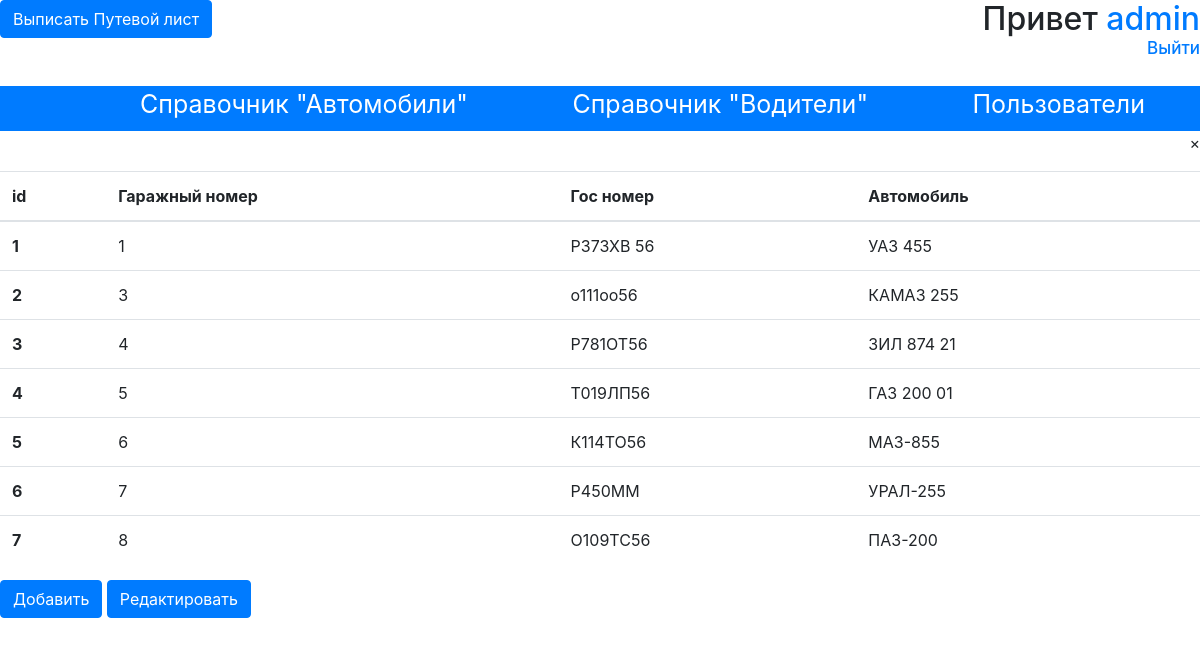
The page /admin.php (signed in) on the database its author committed.
### tables this page shows
CREATE TABLE `autos` (
  `id_auto` int(11) NOT NULL,
  `Гаражный номер` varchar(25) NOT NULL,
  `ГосНомер` varchar(25) NOT NULL,
  `Автомобиль` varchar(25) NOT NULL
);

### admin.php (the view, shortened to what this page needs)
<?php require_once('db.php') ?>
<?php
	$data_auto =  mysqli_query($db, "SELECT * FROM autos");
?>
<!DOCTYPE html>
<html lang="en">
<head>
	<link rel="stylesheet" href="style.css">
	<link rel="stylesheet" href="bootstrap/css/bootstrap.css">
</head>
<body>
	<h2 style="float: right;" id="add">Привет <a href="#"><?php echo $_COOKIE['username']; ?></a><br> <a id="exit" href="logout.php">Выйти</a></h2>
    <a href="putevka.php" ><input type="submit" name="use" class="btn btn-primary" value="Выписать Путевой лист"> </a>
	<br> <br> <br>
	<div class="nav-bar">
		<ul>
			<li><a href="#" id="auto">Справочник "Автомобили"</a></li>
			<li><a href="#" id="sprav">Справочник "Водители"</a></li>
			<li><a href="#" id="user">Пользователи</a></li>
			<li><a href="#" id="obj">Объекты</a></li>
		</ul>
	</div>
<div class="autos">
	<p style="float: right; cursor: pointer;" id="close4">&times;</p>
	<table class="table">
		  <thead>
		    <tr>
		      <th scope="col">id</th>
		      <th scope="col">Гаражный номер</th>
		      <th scope="col">Гос номер</th>
		      <th scope="col">Автомобиль</th>
		    </tr>
		  </thead>
		  <tbody>
<?php
while($auto = mysqli_fetch_assoc($data_auto)){
?>
		    <tr>
		      <th scope="row"><?php echo $auto['id_auto'] ?></th>
		      <td><?php echo $auto['Гаражный номер'] ?></td>
		      <td><?php echo $auto['ГосНомер'] ?></td>
		      <td><?php echo $auto['Автомобиль'] ?></td>
		    </tr>
<?php } ?>
		  </tbody>
	</table>
	<button type="button" class="btn btn-primary" data-toggle="modal" data-target="#avtoModal">
 	 Добавить
	</button>
</div>
	<button type="submit" class="btn btn-primary"  data-toggle="modal" data-target="#avtoModal_edit">
 	 Редактировать
	</button>
</body>
</html>

### style.css (style rules this page uses)
#exit { font-size: 17px; float: right; }
.user, .autos, .drivers { display: none; }
.nav-bar ul li { display: inline; }
.nav-bar ul li a { font-size: 25px; margin-left: 100px; color: #fff; text-decoration: none; }
.nav-bar { width: 100%; height: 45px; background: #007bff; }

### rows shown on the page
autos: id_auto "1", Гаражный номер "1", ГосНомер "Р373ХВ 56", Автомобиль "УАЗ 455"
autos: id_auto "2", Гаражный номер "3", ГосНомер "о111оо56", Автомобиль "КАМАЗ 255"
autos: id_auto "3", Гаражный номер "4", ГосНомер "Р781ОТ56", Автомобиль "ЗИЛ 874 21"
autos: id_auto "4", Гаражный номер "5", ГосНомер "Т019ЛП56", Автомобиль "ГАЗ 200 01"
autos: id_auto "5", Гаражный номер "6", ГосНомер "К114ТО56", Автомобиль "МАЗ-855"
autos: id_auto "6", Гаражный номер "7", ГосНомер "Р450ММ", Автомобиль "УРАЛ-255"
autos: id_auto "7", Гаражный номер "8", ГосНомер "О109ТС56", Автомобиль "ПАЗ-200"

### other values the page prints
$_COOKIE['username'] "admin"
